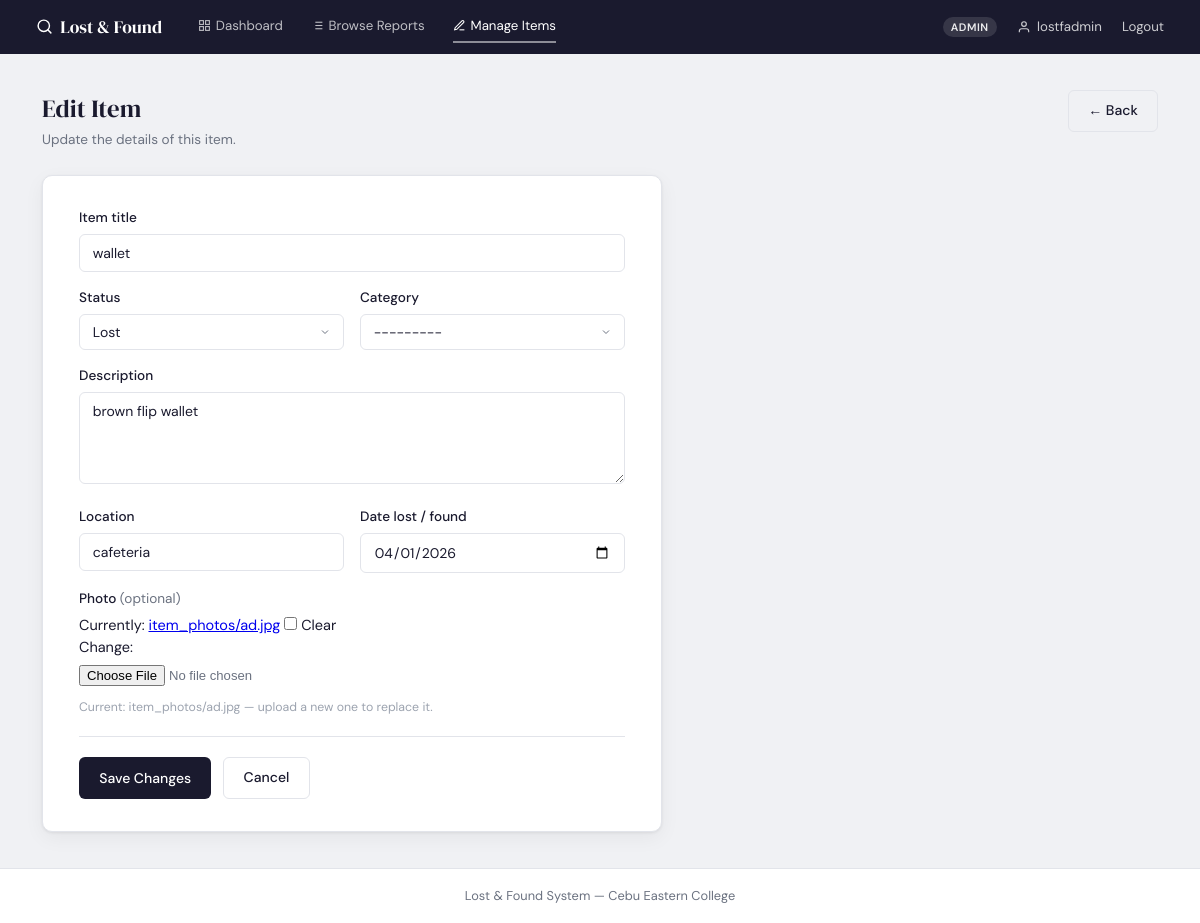
The app's page /edit/3/ (signed in) with its own data.
### items/models.py (models this page shows, shortened)
class Item(models.Model):
    STATUS_CHOICES = [
        ('lost',  'Lost'),
        ('found', 'Found'),
    ]
    title          = models.CharField(max_length=200)
    description    = models.TextField()
    status         = models.CharField(max_length=5, choices=STATUS_CHOICES)
    category       = models.ForeignKey(Category, on_delete=models.SET_NULL, null=True, blank=True)
    location       = models.CharField(max_length=200)
    date_reported  = models.DateTimeField(auto_now_add=True)
    date_lost_found = models.DateField()
    photo          = models.ImageField(upload_to='item_photos/', blank=True, null=True)
    posted_by      = models.ForeignKey(User, on_delete=models.CASCADE)
    is_resolved    = models.BooleanField(default=False)
    class Meta:
        ordering = ['-date_reported']

### items/views.py (the view)
# urls.py: path('edit/<int:pk>/',    views.edit_item,     name='edit_item'),
@admin_required
def edit_item(request, pk):
    item = get_object_or_404(Item, pk=pk)
    if request.method == 'POST':
        form = ItemForm(request.POST, request.FILES, instance=item)
        if form.is_valid():
            form.save()
            messages.success(request, 'Item updated successfully!')
            return redirect('manage_items')
    else:
        form = ItemForm(instance=item)
    return render(request, 'items/post_item.html', {'form': form, 'action': 'Edit', 'item': item})

### items/forms.py
class ItemForm(forms.ModelForm):
    class Meta:
        model  = Item
        fields = ['title', 'description', 'status', 'category',
                  'location', 'date_lost_found', 'photo']
        widgets = {
            'date_lost_found': forms.DateInput(attrs={'type': 'date'}),
            'description':     forms.Textarea(attrs={'rows': 4}),
        }

### items/views.py (called while the page is built)
def is_admin(user):
    return user.is_authenticated and (user.is_staff or user.is_superuser)

### items/templates/items/post_item.html (shortened to what this page needs)
{% extends 'items/base.html' %}
{% block nav_manage %}active{% endblock %}
{% block content %}
<div class="page-header">
  <div>
    <h1 class="page-title">{{ action }} Item</h1>
    <p class="page-subtitle">{% if action == 'Edit' %}Update the details of this item.{% else %}Fill in the details to post a new lost or found item.{% endif %}</p>
  </div>
  <a href="/manage/" class="btn btn-outline">← Back</a>
</div>
<div class="card" style="max-width:620px;padding:2rem 2.25rem;">
  <form method="post" enctype="multipart/form-data">
    <div class="form-group"><label class="form-label" for="id_title">Item title</label>{{ form.title }}{% if form.title.errors %}<p class="field-error">{{ form.title.errors|join:", " }}</p>{% endif %}</div>
    <div class="col-2">
      <div class="form-group"><label class="form-label" for="id_status">Status</label>{{ form.status }}</div>
      <div class="form-group"><label class="form-label" for="id_category">Category</label>{{ form.category }}</div>
    </div>
    <div class="form-group"><label class="form-label" for="id_description">Description</label>{{ form.description }}{% if form.description.errors %}<p class="field-error">{{ form.description.errors|join:", " }}</p>{% endif %}</div>
    <div class="col-2">
      <div class="form-group"><label class="form-label" for="id_location">Location</label>{{ form.location }}</div>
      <div class="form-group"><label class="form-label" for="id_date_lost_found">Date lost / found</label>{{ form.date_lost_found }}</div>
    </div>
    <div class="form-group">
      <label class="form-label">Photo <span style="font-weight:400;color:var(--muted);">(optional)</span></label>{{ form.photo }}
      {% if action == 'Edit' and item.photo %}<p class="field-hint">Current: {{ item.photo.name }} — upload a new one to replace it.</p>{% endif %}
    </div>
    <hr class="divider">
    <div style="display:flex;gap:0.75rem;">
      <button type="submit" class="btn btn-dark">{% if action == 'Edit' %}Save Changes{% else %}Submit Report{% endif %}</button>
      <a href="/manage/" class="btn btn-outline">Cancel</a>
    </div>
  </form>
</div>
{% endblock %}

### items/templates/items/base.html (shortened to what this page needs)
<!DOCTYPE html>
<html lang="en">
<head>
</head>
<body>
<nav>
  <div class="nav-left">
    <a href="{% if user.is_authenticated %}/dashboard/{% else %}/{% endif %}" class="nav-brand">
      <svg width="17" height="17" viewBox="0 0 24 24" fill="none" stroke="currentColor" stroke-width="2" stroke-linecap="round" stroke-linejoin="round"><circle cx="11" cy="11" r="8"/><path d="m21 21-4.35-4.35"/></svg>
      Lost &amp; Found
    </a>
    {% if user.is_authenticated %}
      <a href="/dashboard/" class="nav-link {% block nav_dashboard %}{% endblock %}">
        <svg width="13" height="13" viewBox="0 0 24 24" fill="none" stroke="currentColor" stroke-width="2"><rect x="3" y="3" width="7" height="7"/><rect x="14" y="3" width="7" height="7"/><rect x="14" y="14" width="7" height="7"/><rect x="3" y="14" width="7" height="7"/></svg>
        Dashboard
      </a>
      <a href="/" class="nav-link {% block nav_browse %}{% endblock %}">
        Browse Reports
      </a>
      {% if user.is_staff or user.is_superuser %}
        <a href="/manage/" class="nav-link {% block nav_manage %}{% endblock %}">
          <svg width="13" height="13" viewBox="0 0 24 24" fill="none" stroke="currentColor" stroke-width="2"><path d="M12 20h9"/><path d="M16.5 3.5a2.121 2.121 0 0 1 3 3L7 19l-4 1 1-4L16.5 3.5z"/></svg>
          Manage Items
        </a>
      {% endif %}
    {% else %}
      <a href="/" class="nav-link">
        <svg width="13" height="13" viewBox="0 0 24 24" fill="none" stroke="currentColor" stroke-width="2"><line x1="8" y1="6" x2="21" y2="6"/><line x1="8" y1="12" x2="21" y2="12"/><line x1="8" y1="18" x2="21" y2="18"/></svg>
        Browse Reports
      </a>
    {% endif %}
  </div>
  <div class="nav-right">
    {% if user.is_authenticated %}
      {% if user.is_staff or user.is_superuser %}
        <span class="nav-admin-badge">Admin</span>
      {% endif %}
      <span class="nav-user">
        <svg width="14" height="14" viewBox="0 0 24 24" fill="none" stroke="currentColor" stroke-width="2"><path d="M20 21v-2a4 4 0 0 0-4-4H8a4 4 0 0 0-4 4v2"/><circle cx="12" cy="7" r="4"/></svg>
        {{ user.username }}
      </span>
      <a href="/logout/">Logout</a>
    {% else %}
      <a href="/login/">Login</a>
    {% endif %}
  </div>
</nav>
<main>
  {% block content %}{% endblock %}
</main>
<footer>
  Lost &amp; Found System &mdash; Cebu Eastern College
</footer>
</body>
</html>

### items/templates/items/base.html (style rules this page uses)
*, *::before, *::after { box-sizing: border-box; margin: 0; padding: 0; }
:root { --navy: #1a1a2e; --navy2: #23233a; --bg: #f0f1f4; --white: #ffffff; --border: #e2e4ea; --muted: #6b7280; --radius: 10px; --shadow: 0 1px 3px rgba(0,0,0,0.07), 0 6px 20px rgba(0,0,0,0.05); }
body { font-family: 'DM Sans', sans-serif; background: var(--bg); color: var(--navy); min-height: 100vh; display: flex; flex-direction: column; font-size: 14.5px; line-height: 1.5; }
nav { background: var(--navy); height: 54px; display: flex; align-items: center; justify-content: space-between; padding: 0 2.25rem; position: sticky; top: 0; z-index: 200; }
.nav-left { display: flex; align-items: center; gap: 1.75rem; }
.nav-right { display: flex; align-items: center; gap: 1.25rem; }
.nav-brand { font-family: 'DM Serif Display', serif; font-size: 1.1rem; color: #fff; text-decoration: none; display: flex; align-items: center; gap: 0.45rem; margin-right: 0.5rem; }
.nav-link { color: rgba(255,255,255,0.72); text-decoration: none; font-size: 0.83rem; display: flex; align-items: center; gap: 0.3rem; padding: 0.3rem 0; border-bottom: 2px solid transparent; transition: color .15s, border-color .15s; }
.nav-link:hover, .nav-link.active { color: #fff; border-bottom-color: rgba(255,255,255,0.5); }
.nav-right a { color: rgba(255,255,255,0.78); text-decoration: none; font-size: 0.83rem; transition: color .15s; }
.nav-admin-badge { background: rgba(255,255,255,0.12); color: rgba(255,255,255,0.9); font-size: 0.68rem; font-weight: 600; padding: 0.14rem 0.5rem; border-radius: 999px; letter-spacing: 0.05em; text-transform: uppercase; }
.nav-user { display: flex; align-items: center; gap: 0.4rem; color: rgba(255,255,255,0.78); font-size: 0.83rem; }
main { flex: 1; width: 100%; max-width: 1180px; margin: 0 auto; padding: 2.25rem 2rem; }
footer { text-align: center; padding: 1.1rem; font-size: 0.8rem; color: var(--muted); border-top: 1px solid var(--border); background: var(--white); margin-top: auto; }
.card { background: var(--white); border: 1px solid var(--border); border-radius: var(--radius); box-shadow: var(--shadow); }
.form-group { margin-bottom: 1rem; }
.form-label { display: block; font-size: 0.85rem; font-weight: 500; margin-bottom: 0.38rem; }
.field-hint { font-size: 0.77rem; color: #9ca3af; margin-top: 0.32rem; line-height: 1.5; }
.btn { display: inline-flex; align-items: center; justify-content: center; gap: 0.4rem; padding: 0.58rem 1.2rem; border-radius: 6px; font-family: 'DM Sans', sans-serif; font-size: 0.875rem; font-weight: 500; cursor: pointer; border: 1px solid transparent; text-decoration: none; transition: background .15s; white-space: nowrap; }
.btn-dark { background: var(--navy); color: #fff; }
.btn-outline { background: transparent; border-color: var(--border); color: var(--navy); }
.col-2 { display: grid; grid-template-columns: 1fr 1fr; gap: 1rem; }
hr.divider { border: none; border-top: 1px solid var(--border); margin: 1.25rem 0; }
.page-header { display: flex; align-items: flex-start; justify-content: space-between; flex-wrap: wrap; gap: 1rem; margin-bottom: 1.5rem; }
.page-title { font-family: 'DM Serif Display', serif; font-size: 1.55rem; font-weight: 400; }
.page-subtitle { font-size: 0.85rem; color: var(--muted); margin-top: 0.2rem; }

### items/templates/items/post_item.html (style rules this page uses)
#id_title,#id_description,#id_location,#id_date_lost_found,#id_status,#id_category { width:100%;padding:0.55rem 0.8rem;border:1px solid var(--border);border-radius:6px;font-family:'DM Sans',sans-serif;font-size:0.875rem;color:var(--navy);background:var(--white);outline:none;transition:border-color .15s,box-shadow .15s;appearance:none; }
#id_status,#id_category { background-repeat:no-repeat;background-position:right 0.75rem center;padding-right:2rem;cursor:pointer; }
input[type="file"] { font-size:0.82rem;color:var(--muted);width:100%;padding:0.4rem 0;cursor:pointer; }

### records on screen
Item: title "wallet", status "Lost", category "---------", description "brown flip wallet", location "cafeteria", date_lost_found "04/01/2026", photo.name "item_photos/ad.jpg"

### other values on screen
{{ user.username }} "lostfadmin"
{{ action }} "Edit"
